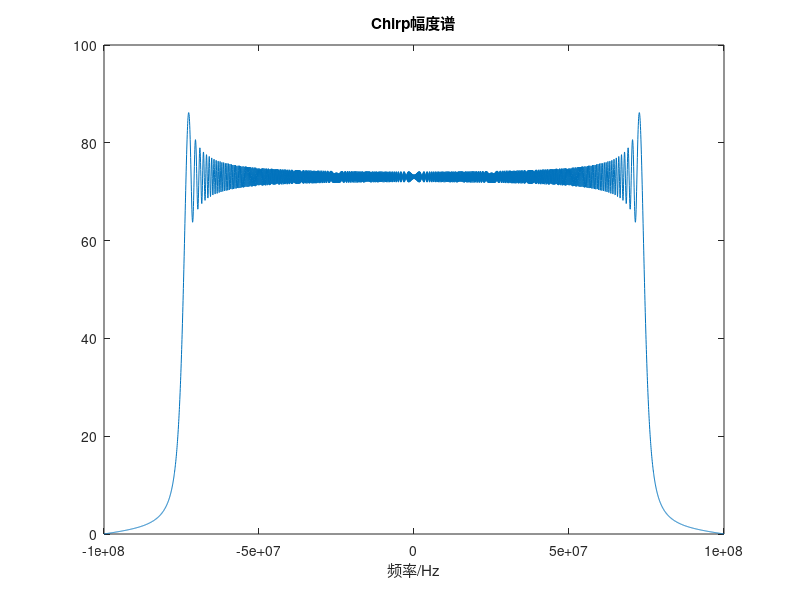
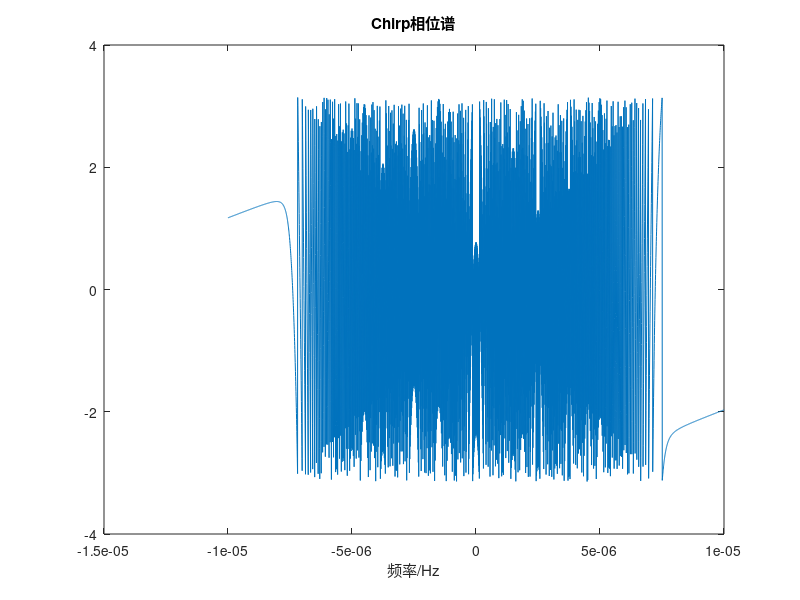

These charts were generated, in order, by the following MATLAB code:
% 生成Chirp信号并绘制幅度相位谱
%% 参数
Tp = 20e-6;
B = 150e6;
Kr = B/Tp;
fc = 9e9;
fs = 200e6;

%% 产生基带Chirp信号
t = (-Tp*fs/2:Tp*fs/2)/fs;
BaseChirpSignal = exp(1j*pi*Kr.*t.^2);
BaseChirpSignal_fft = fftshift(fft(BaseChirpSignal));
f = (-Tp*fs/2:Tp*fs/2)/Tp;
figure;
plot(f,abs(BaseChirpSignal_fft));
xlabel("频率/Hz");
title("Chirp幅度谱");
figure;
plot(t,angle(BaseChirpSignal_fft));
xlabel("频率/Hz");
title("Chirp相位谱");

